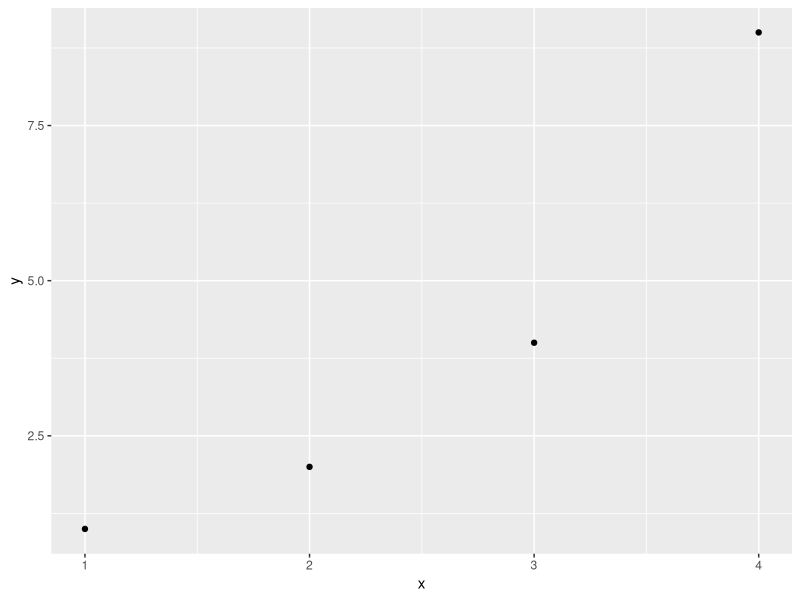

Write the R code that produced this figure.
## ---- chunk 1
library(tidyverse)

corr_example<-tibble(x=c(1,2,3,4),
                         y=c(1,2,4,9))

ggplot(corr_example,aes(x=x,y=y))+geom_point()

corr_example %>%
  summarize(mean_x = mean(x), #find mean of x, its 2.5
            sd_x = sd(x), #find sd of x, its 1.291
            mean_y = mean(y), #find mean of y, its 4
            sd_y = sd(y)) #find sd of y, its 3.559


#take z score of x,y for each pair and multiply them

corr_example <- corr_example %>%
  mutate(z_product = ((x-mean(x))/sd(x)) * ((y-mean(y))/sd(y)))

corr_example %>%
  summarize(avg_z_product = sum(z_product)/(n()-1), # average z products over n-1
            actual_corr = cor(x,y), #compare our answer to actual cor() command!
            covariance = cov(x,y)) # just for kicks, what's the covariance? 
